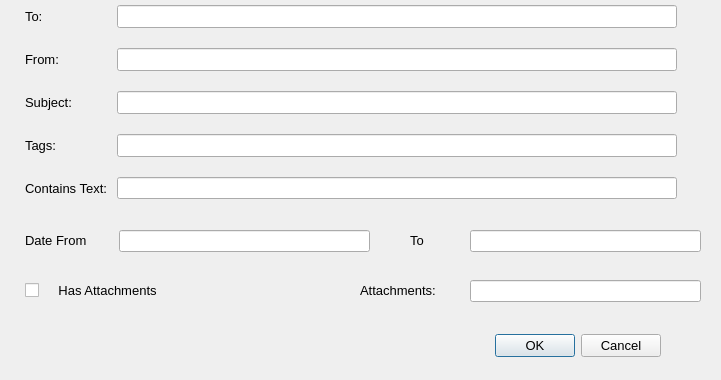
<?xml version="1.0" encoding="UTF-8"?>
<ui version="4.0">
 <class>FilterDialog</class>
 <widget class="QDialog" name="FilterDialog">
  <property name="geometry">
   <rect>
    <x>0</x>
    <y>0</y>
    <width>721</width>
    <height>380</height>
   </rect>
  </property>
  <property name="font">
   <font>
    <pointsize>10</pointsize>
   </font>
  </property>
  <property name="windowTitle">
   <string>Search Filter Options</string>
  </property>
  <widget class="QDialogButtonBox" name="buttonBox">
   <property name="geometry">
    <rect>
     <x>40</x>
     <y>330</y>
     <width>621</width>
     <height>32</height>
    </rect>
   </property>
   <property name="orientation">
    <enum>Qt::Horizontal</enum>
   </property>
   <property name="standardButtons">
    <set>QDialogButtonBox::Cancel|QDialogButtonBox::Ok</set>
   </property>
  </widget>
  <widget class="QLabel" name="label_6">
   <property name="geometry">
    <rect>
     <x>25</x>
     <y>232</y>
     <width>101</width>
     <height>16</height>
    </rect>
   </property>
   <property name="text">
    <string>Date From</string>
   </property>
  </widget>
  <widget class="QLineEdit" name="dateFrom">
   <property name="geometry">
    <rect>
     <x>119</x>
     <y>230</y>
     <width>251</width>
     <height>22</height>
    </rect>
   </property>
   <property name="readOnly">
    <bool>true</bool>
   </property>
  </widget>
  <widget class="QLabel" name="label_7">
   <property name="geometry">
    <rect>
     <x>410</x>
     <y>232</y>
     <width>31</width>
     <height>16</height>
    </rect>
   </property>
   <property name="text">
    <string>To</string>
   </property>
  </widget>
  <widget class="QLineEdit" name="dateTo">
   <property name="geometry">
    <rect>
     <x>470</x>
     <y>230</y>
     <width>231</width>
     <height>22</height>
    </rect>
   </property>
   <property name="readOnly">
    <bool>true</bool>
   </property>
  </widget>
  <widget class="QCheckBox" name="attachCheckBox">
   <property name="geometry">
    <rect>
     <x>25</x>
     <y>280</y>
     <width>181</width>
     <height>20</height>
    </rect>
   </property>
   <property name="text">
    <string>    Has Attachments</string>
   </property>
  </widget>
  <widget class="QLabel" name="label_8">
   <property name="geometry">
    <rect>
     <x>360</x>
     <y>282</y>
     <width>111</width>
     <height>16</height>
    </rect>
   </property>
   <property name="text">
    <string>Attachments: </string>
   </property>
  </widget>
  <widget class="QLineEdit" name="attachFilterLine">
   <property name="geometry">
    <rect>
     <x>470</x>
     <y>280</y>
     <width>231</width>
     <height>22</height>
    </rect>
   </property>
   <property name="readOnly">
    <bool>false</bool>
   </property>
  </widget>
  <widget class="QWidget" name="layoutWidget">
   <property name="geometry">
    <rect>
     <x>5</x>
     <y>5</y>
     <width>701</width>
     <height>212</height>
    </rect>
   </property>
   <layout class="QFormLayout" name="formLayout">
    <property name="fieldGrowthPolicy">
     <enum>QFormLayout::AllNonFixedFieldsGrow</enum>
    </property>
    <property name="verticalSpacing">
     <number>20</number>
    </property>
    <property name="leftMargin">
     <number>20</number>
    </property>
    <item row="0" column="0">
     <widget class="QLabel" name="label">
      <property name="font">
       <font>
        <pointsize>10</pointsize>
       </font>
      </property>
      <property name="text">
       <string>To: </string>
      </property>
     </widget>
    </item>
    <item row="1" column="0">
     <widget class="QLabel" name="label_3">
      <property name="font">
       <font>
        <pointsize>10</pointsize>
       </font>
      </property>
      <property name="text">
       <string>From: </string>
      </property>
     </widget>
    </item>
    <item row="1" column="1">
     <widget class="QLineEdit" name="fromLine">
      <property name="maximumSize">
       <size>
        <width>560</width>
        <height>16777215</height>
       </size>
      </property>
     </widget>
    </item>
    <item row="2" column="0">
     <widget class="QLabel" name="label_2">
      <property name="font">
       <font>
        <pointsize>10</pointsize>
       </font>
      </property>
      <property name="text">
       <string>Subject: </string>
      </property>
     </widget>
    </item>
    <item row="2" column="1">
     <widget class="QLineEdit" name="subjectLine">
      <property name="maximumSize">
       <size>
        <width>560</width>
        <height>16777215</height>
       </size>
      </property>
     </widget>
    </item>
    <item row="3" column="0">
     <widget class="QLabel" name="label_4">
      <property name="font">
       <font>
        <pointsize>10</pointsize>
       </font>
      </property>
      <property name="text">
       <string>Tags: </string>
      </property>
     </widget>
    </item>
    <item row="3" column="1">
     <widget class="QLineEdit" name="tagsLine">
      <property name="maximumSize">
       <size>
        <width>560</width>
        <height>16777215</height>
       </size>
      </property>
     </widget>
    </item>
    <item row="4" column="0">
     <widget class="QLabel" name="label_5">
      <property name="font">
       <font>
        <pointsize>10</pointsize>
       </font>
      </property>
      <property name="text">
       <string>Contains Text: </string>
      </property>
     </widget>
    </item>
    <item row="4" column="1">
     <widget class="QLineEdit" name="textLine">
      <property name="maximumSize">
       <size>
        <width>560</width>
        <height>22</height>
       </size>
      </property>
     </widget>
    </item>
    <item row="0" column="1">
     <widget class="QLineEdit" name="toLine">
      <property name="maximumSize">
       <size>
        <width>560</width>
        <height>16777215</height>
       </size>
      </property>
     </widget>
    </item>
   </layout>
  </widget>
 </widget>
 <resources/>
 <connections>
  <connection>
   <sender>buttonBox</sender>
   <signal>accepted()</signal>
   <receiver>FilterDialog</receiver>
   <slot>accept()</slot>
   <hints>
    <hint type="sourcelabel">
     <x>248</x>
     <y>254</y>
    </hint>
    <hint type="destinationlabel">
     <x>157</x>
     <y>274</y>
    </hint>
   </hints>
  </connection>
  <connection>
   <sender>buttonBox</sender>
   <signal>rejected()</signal>
   <receiver>FilterDialog</receiver>
   <slot>reject()</slot>
   <hints>
    <hint type="sourcelabel">
     <x>316</x>
     <y>260</y>
    </hint>
    <hint type="destinationlabel">
     <x>286</x>
     <y>274</y>
    </hint>
   </hints>
  </connection>
 </connections>
</ui>
